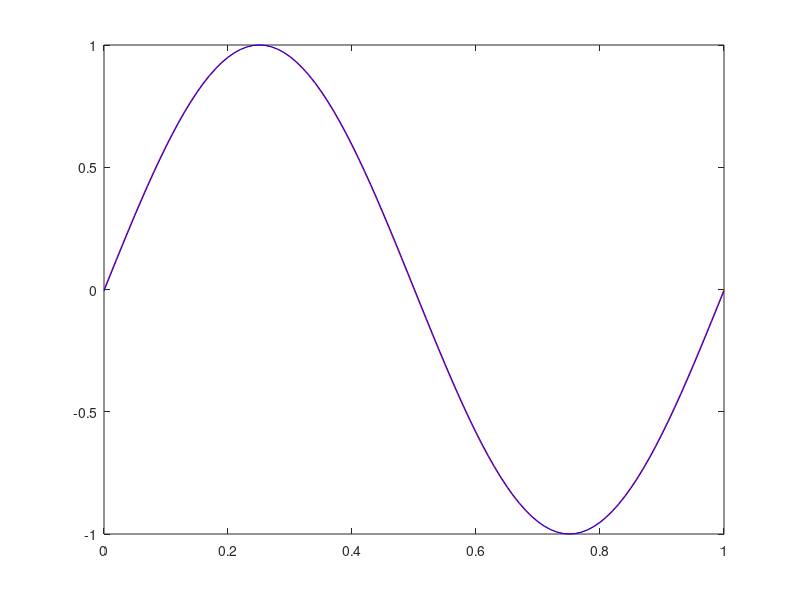

Source code (MATLAB): (Note: this script raises an error after producing the figure.)
close all;
clear all;
clc;

f = @(x) sin(2*pi*x);

delta_t = 0.001;
delta_x = 0.01;
gama = delta_t/(delta_x*2);
x = 1;
partitions = (x/delta_x) + 1;
U = zeros(partitions,1);
for i = 1:partitions
    U(i,1) = f((i - 1)*delta_x);
end
plot(U);
Uinitial = U;
dx = 0:delta_x:1;
for time = 0:delta_t:1
    U_prime = U;
    U(1,1) = U_prime(1,1) - gama*(U_prime(2,1) - U_prime(partitions - 1,1));
    
    for i = 2: partitions - 1
        U(i,1) = U_prime(i,1) - gama*(U_prime(i+1) - U_prime(i - 1));
    end
    
    U(partitions,1) = U(1,1);
    plot(dx,Uinitial,'r',dx,U,'b');
    axis tight;
    suptitle(['time = ', num2str(time)]);
    pause(0.02);
end
    